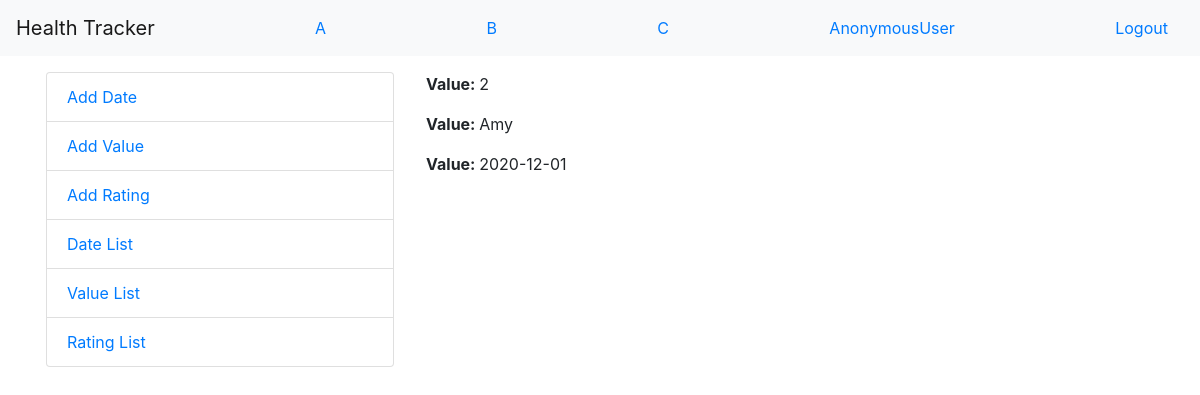
/health_tracker/rating/detail/2/, run on the app's committed database.
### health_tracker/models.py (models this page shows, shortened)
class Rating(models.Model):
    user = models.ForeignKey(settings.AUTH_USER_MODEL,on_delete=models.CASCADE)
    date = models.ForeignKey(Date,on_delete=models.CASCADE)
    rating = models.IntegerField()

class Date(models.Model):
    DAY = "DAY"
    WEEK = "WEEK"
    OPTION = [(DAY, 'Day'), (WEEK, 'Week')]
    date=models.DateField(default=datetime.date.today)
    option=models.TextField(choices=OPTION)
    def __str__(self):
        return self.date.__str__()

### health_tracker/templates/health_tracker/rating_detail.html
{% extends "health_tracker/base.html" %}
{% block content %}
<p><b>Value: </b>{{object.rating}}</p>
<p><b>Value: </b>{{object.user}}</p>
<p><b>Value: </b>{{object.date}}</p>
{% endblock %}

### data on the page
Rating: rating "2", user "Amy", date "2020-12-01"

### other printed values
{{ user }} "AnonymousUser"
